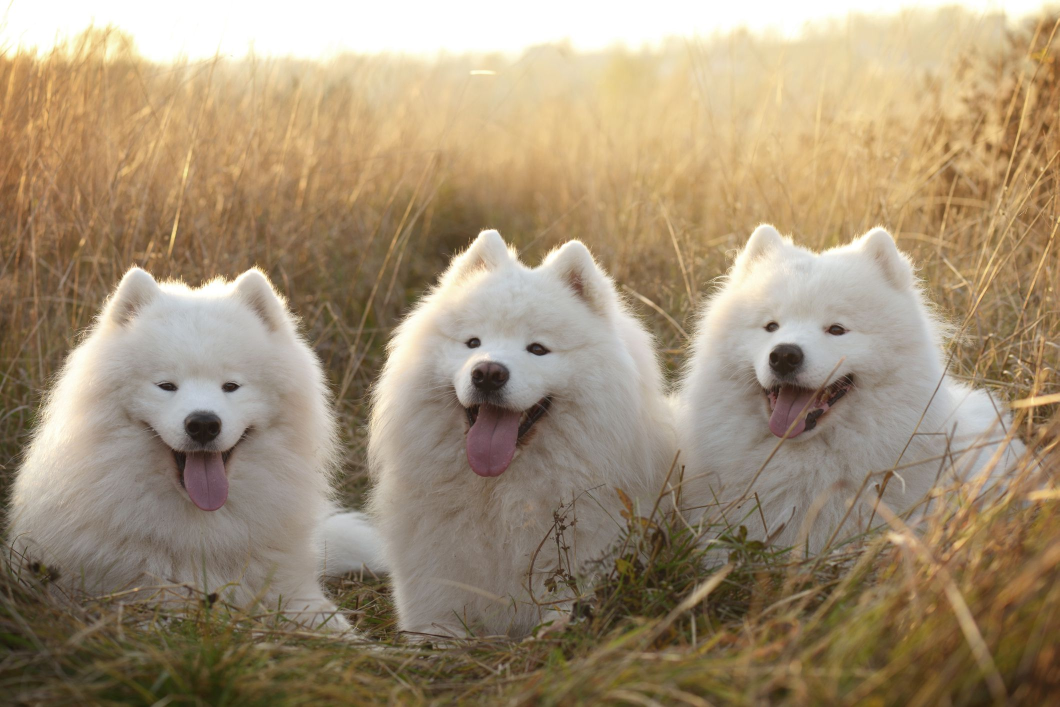
#> input picture lab2/images/image1.jpg, 2119 x 1414 px (shown at 1/2 size)
$ jupyter execute prog2.ipynb
#> lines starting #> are read from the running program, lines starting #| are printed output that depends on the picture
[cell 1]
import cv2
import math
import matplotlib.pyplot as plt
import numpy as np

## Preprocessing

### Load Images

[cell 2]
img1 = plt.imread("images/image1.jpg")
#> img1 is the input picture: shape (1414, 2119, 3); mean R, G, B 162.2, 144, 117.6
img2  = plt.imread("images/image2.jpg")
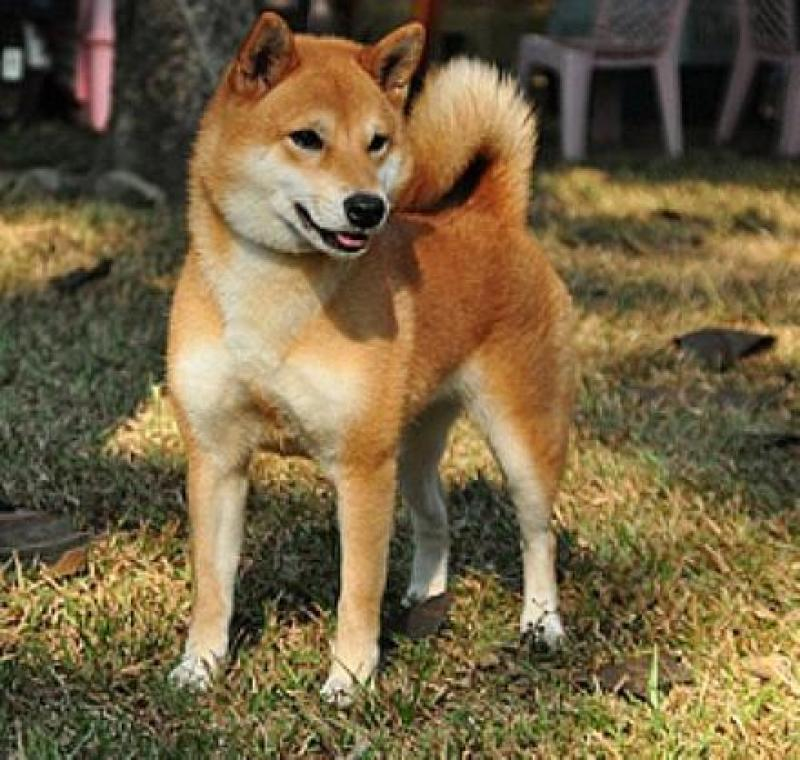
#> input picture lab2/images/image2.jpg, 800 x 760 px
#> img2 is the input picture: shape (760, 800, 3); mean R, G, B 117.1, 99.4, 66
img3  = plt.imread("images/image3.jpg")
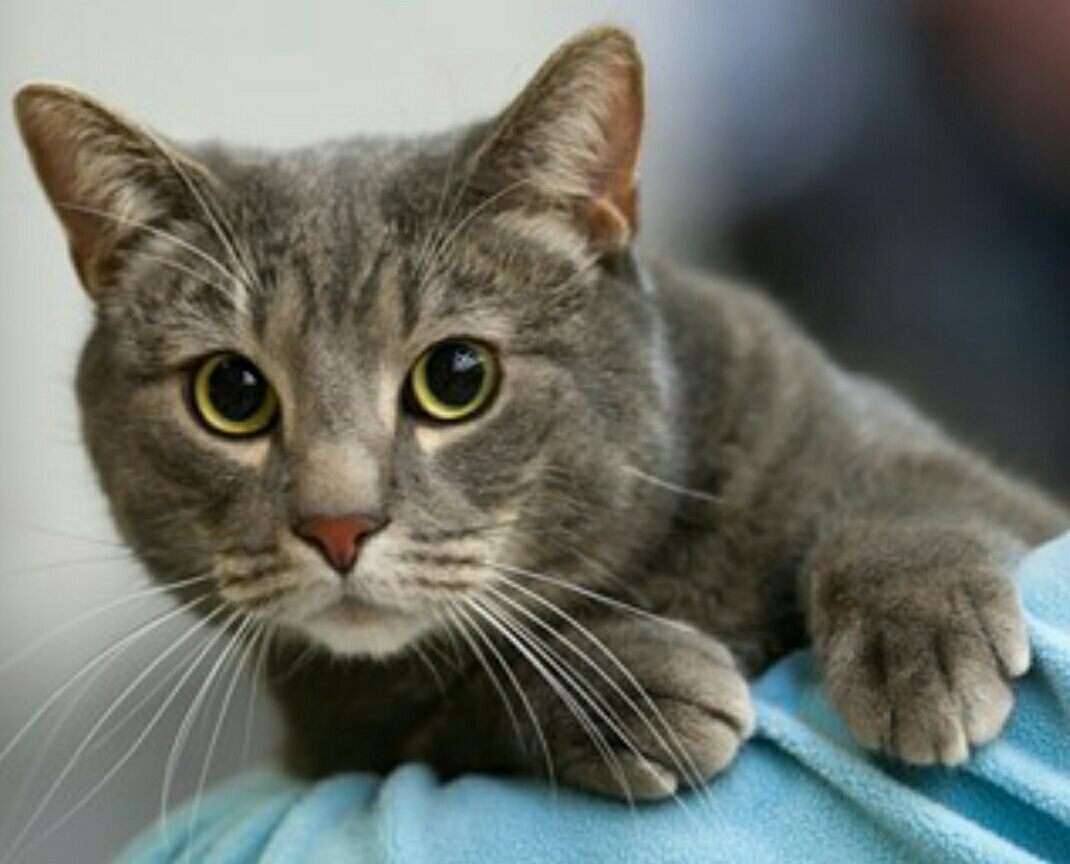
#> input picture lab2/images/image3.jpg, 1070 x 864 px
#> img3 is the input picture: shape (864, 1070, 3); mean R, G, B 107.4, 111.4, 103.5
img4  = plt.imread("images/image4.jpg")
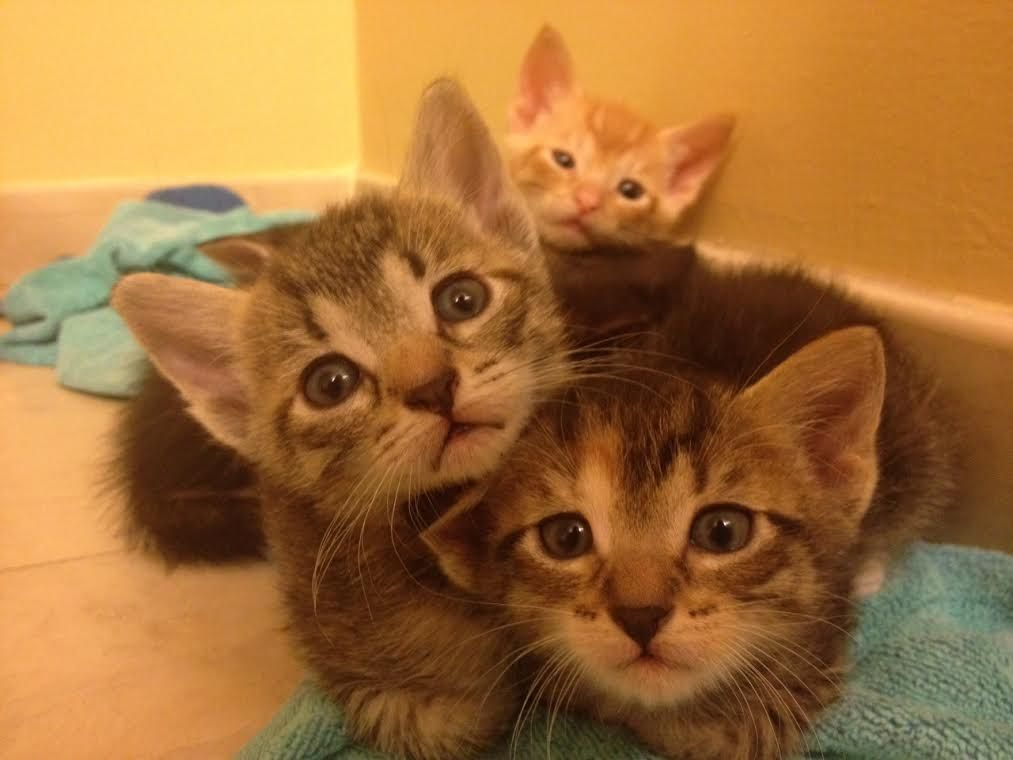
#> input picture lab2/images/image4.jpg, 1013 x 760 px
#> img4 is the input picture: shape (760, 1013, 3); mean R, G, B 161.2, 110.8, 55.9

plt.imshow(img1)
plt.show()

plt.imshow(img2)
plt.show()

plt.imshow(img3)
plt.show()

plt.imshow(img4)
plt.show()

### RGB to Gray

[cell 3]
img1_gray = cv2.cvtColor(img1, cv2.COLOR_BGR2GRAY)
plt.imshow(img1_gray, cmap='Greys_r')
plt.show()

img2_gray = cv2.cvtColor(img2, cv2.COLOR_BGR2GRAY)
plt.imshow(img2_gray, cmap='Greys_r')
plt.show()

img3_gray = cv2.cvtColor(img3, cv2.COLOR_BGR2GRAY)
plt.imshow(img3_gray, cmap='Greys_r')
plt.show()

img4_gray = cv2.cvtColor(img4, cv2.COLOR_BGR2GRAY)
plt.imshow(img4_gray, cmap='Greys_r')
plt.show()

### Image Resize

[cell 4]
img1_gray = cv2.resize(img1_gray, (int(img1.shape[1] / img1.shape[0] * 256), 256))
#> img1_gray: shape (256, 383)
plt.imshow(img1_gray, cmap='Greys_r')
plt.show()

img2_gray = cv2.resize(img2_gray, (int(img2.shape[1] / img2.shape[0] * 256), 256))
#> img2_gray: shape (256, 269)
plt.imshow(img2_gray, cmap='Greys_r')
plt.show()

img3_gray = cv2.resize(img3_gray, (int(img3.shape[1] / img3.shape[0] * 256), 256))
#> img3_gray: shape (256, 317)
plt.imshow(img3_gray, cmap='Greys_r')
plt.show()

img4_gray = cv2.resize(img4_gray, (int(img4.shape[1] / img4.shape[0] * 256), 256))
#> img4_gray: shape (256, 341)
plt.imshow(img4_gray, cmap='Greys_r')
plt.show()

## Canny Edge Detection

### Module

[cell 5]
class Canny():
    def gaussian_filter(image, kernel=3, sigma=1):
        padding = kernel//2
        stride = 1

        temp = np.zeros((image.shape[0] + 2*padding, image.shape[1] + 2*padding))
        blur = np.zeros((image.shape[0], image.shape[1]))

        for i in range(image.shape[0]):
            for j in range(image.shape[1]):
                temp[i+padding][j+padding] = image[i][j]

        x, y = np.mgrid[-(kernel//2):(kernel//2)+1, -(kernel//2):(kernel//2)+1]
        gaussian_kernel = (1/(2*math.pi*sigma**2))*np.exp(-(x**2+y**2)/(2*(sigma**2)))

        for i in range(image.shape[0]):
            for j in range(image.shape[1]):
                blur[i][j] = (temp[stride*i:stride*i+kernel, stride*j:stride*j+kernel]*gaussian_kernel).sum()

        return blur

    def sobel_filter(image):
        convolved = np.zeros(image.shape)
        G_x = np.zeros(image.shape)
        G_y = np.zeros(image.shape)
        size = image.shape
        kernel_x = np.array(([-1, 0, 1], [-2, 0, 2], [-1, 0, 1]))
        kernel_y = np.array(([-1, -2, -1], [0, 0, 0], [1, 2, 1]))

        for i in range(1, size[0] - 1):
            for j in range(1, size[1] - 1):
                G_x[i, j] = np.sum(np.multiply(image[i - 1 : i + 2, j - 1 : j + 2], kernel_x))
                G_y[i, j] = np.sum(np.multiply(image[i - 1 : i + 2, j - 1 : j + 2], kernel_y))

        convolved = np.sqrt(np.square(G_x) + np.square(G_y))
        convolved = np.multiply(convolved, 255.0 / convolved.max())

        angles = np.rad2deg(np.arctan2(G_y, G_x))
        angles[angles < 0] += 180
        convolved = convolved.astype('uint8')

        return convolved, angles

    def non_max_suppression(image, angles):
        size = image.shape
        suppressed = np.zeros(size)

        for i in range(1, size[0] - 1):
            for j in range(1, size[1] - 1):
                if (0 <= angles[i, j] < 22.5) or (157.5 <= angles[i, j] <= 180):
                    value_to_compare = max(image[i, j - 1], image[i, j + 1])
                elif (22.5 <= angles[i, j] < 67.5):
                    value_to_compare = max(image[i - 1, j - 1], image[i + 1, j + 1])
                elif (67.5 <= angles[i, j] < 112.5):
                    value_to_compare = max(image[i - 1, j], image[i + 1, j])
                else:
                    value_to_compare = max(image[i + 1, j - 1], image[i - 1, j + 1])

                if image[i, j] >= value_to_compare:
                    suppressed[i, j] = image[i, j]
        suppressed = np.multiply(suppressed, 255.0 / suppressed.max())

        return suppressed

    def double_threshold(image, low, high):
        weak = 50
        strong = 255
        size = image.shape
        result = np.zeros(size)
        weak_x, weak_y = np.where((image > low) & (image <= high))
        strong_x, strong_y = np.where(image >= high)
        result[strong_x, strong_y] = strong
        result[weak_x, weak_y] = weak
        dx = np.array((-1, -1, 0, 1, 1, 1, 0, -1))
        dy = np.array((0, 1, 1, 1, 0, -1, -1, -1))
        size = image.shape

        while len(strong_x):
            x = strong_x[0]
            y = strong_y[0]
            strong_x = np.delete(strong_x, 0)
            strong_y = np.delete(strong_y, 0)
            for direction in range(len(dx)):
                new_x = x + dx[direction]
                new_y = y + dy[direction]
                if((new_x >= 0 & new_x < size[0] & new_y >= 0 & new_y < size[1]) and (result[new_x, new_y]  == weak)):
                    result[new_x, new_y] = strong
                    np.append(strong_x, new_x)
                    np.append(strong_y, new_y)
        result[result != strong] = 0

        return result

### Gaussian Filter

[cell 6]
img1 = Canny.gaussian_filter(img1_gray)
plt.imshow(img1, cmap='Greys_r')
plt.show()

img2 = Canny.gaussian_filter(img2_gray)
plt.imshow(img2, cmap='Greys_r')
plt.show()

img3 = Canny.gaussian_filter(img3_gray)
plt.imshow(img3, cmap='Greys_r')
plt.show()

img4 = Canny.gaussian_filter(img4_gray)
#> call 4 of gaussian_filter, with kernel = 3, sigma = 1
#> after the loop in gaussian_filter (call 4), `for i in range(image.shape[0]):`:
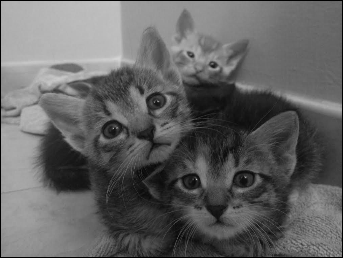
#> temp: shape (258, 343) float64; min 0, max 213, mean 98.7
#> after the loop in gaussian_filter (call 4), `for i in range(image.shape[0]):`:
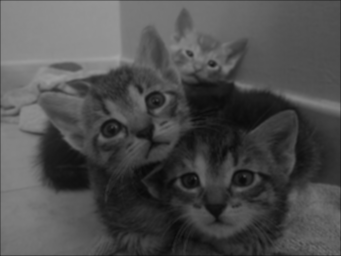
#> blur: shape (256, 341) float64; min 10.1, max 164.2, mean 77.6
plt.imshow(img4, cmap='Greys_r')
plt.show()

### Sobel Filter

[cell 7]
img1, angle1 = Canny.sobel_filter(img1)
plt.imshow(img1, cmap='Greys_r')
plt.show()

img2, angle2 = Canny.sobel_filter(img2)
#> after the loop in sobel_filter (call 2), `for i in range(1, size[0] - 1):`:
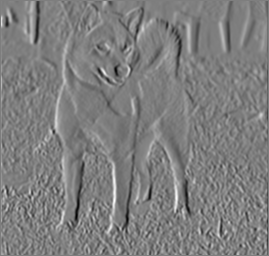
#> G_x: shape (256, 269) float64; min -381.3, max 386.6, mean 0.6; drawn with min black and max white
plt.imshow(img2, cmap='Greys_r')
plt.show()

img3, angle3 = Canny.sobel_filter(img3)
#> after the loop in sobel_filter (call 3), `for i in range(1, size[0] - 1):`:
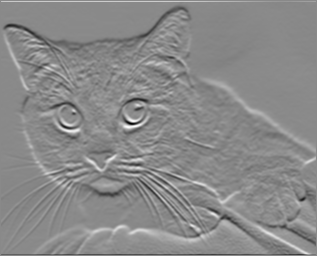
#> G_y: shape (256, 317) float64; min -379.4, max 322.2, mean 0.1; drawn with min black and max white
plt.imshow(img3, cmap='Greys_r')
plt.show()

img4, angle4 = Canny.sobel_filter(img4)
#> after the loop in sobel_filter (call 4), `for i in range(1, size[0] - 1):`:
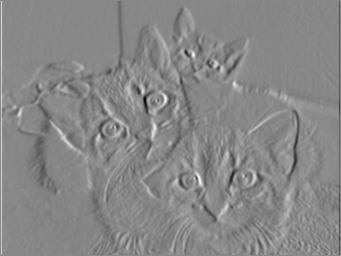
#> G_x: shape (256, 341) float64; min -252.6, max 221, mean -0.9; drawn with min black and max white
#> after the loop in sobel_filter (call 4), `for i in range(1, size[0] - 1):`:
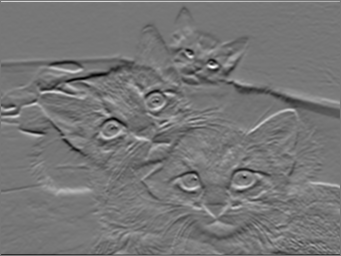
#> G_y: shape (256, 341) float64; min -202.4, max 229.8, mean -1.4; drawn with min black and max white
#> in sobel_filter (call 4), `angles[angles < 0] += 180`:
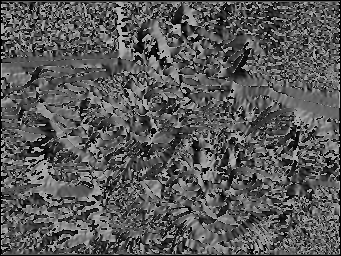
#> angles: shape (256, 341) float64; min 0, max 180, mean 88.8
plt.imshow(img4, cmap='Greys_r')
plt.show()

### Non-maximum Suppression

[cell 8]
img1 = Canny.non_max_suppression(img1, angle1)
plt.imshow(img1, cmap='Greys_r')
plt.show()

img2 = Canny.non_max_suppression(img2, angle2)
plt.imshow(img2, cmap='Greys_r')
plt.show()

img3 = Canny.non_max_suppression(img3, angle3)
plt.imshow(img3, cmap='Greys_r')
plt.show()

img4 = Canny.non_max_suppression(img4, angle4)
plt.imshow(img4, cmap='Greys_r')
plt.show()

### Double Threshold

[cell 9]
img1_result = Canny.double_threshold(img1, 30, 70)
#> in double_threshold, `weak_x, weak_y = np.where((image > low) & (image <= high))`: weak_x = 8515 values from 3 to 254; weak_y = 8515 values, max 381 at index 99, min 1 at index 523, mean 216.2
#> in double_threshold, `strong_x, strong_y = np.where(image >= high)`: strong_x = 2597 values from 1 to 254; strong_y = 2597 values, max 381 at index 380, min 1 at index 0, mean 200.1
#> after the loop in double_threshold, `while len(strong_x):`: strong_x = empty array
plt.imshow(img1_result, cmap='Greys_r')
plt.show()

img2_result = Canny.double_threshold(img2, 30, 70)
#> the loop in double_threshold (call 2), `while len(strong_x):` made 5003 passes
#> (x, y) on passes 1 to 3: (1, 32), (1, 33), (1, 34)
plt.imshow(img2_result, cmap='Greys_r')
plt.show()

img3_result = Canny.double_threshold(img3, 30, 70)
plt.imshow(img3_result, cmap='Greys_r')
plt.show()

img4_result = Canny.double_threshold(img4, 30, 70)
